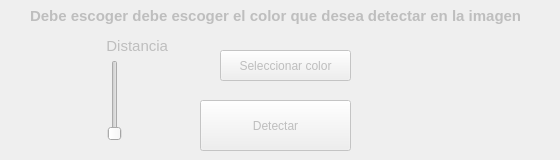
    <widget class="QWidget" name="tab_5">
     <property name="enabled">
      <bool>false</bool>
     </property>
     <attribute name="title">
      <string>Detectar Color</string>
     </attribute>
     <widget class="QPushButton" name="pushButton_12">
      <property name="geometry">
       <rect>
        <x>200</x>
        <y>100</y>
        <width>151</width>
        <height>51</height>
       </rect>
      </property>
      <property name="text">
       <string>Detectar</string>
      </property>
     </widget>
     <widget class="QPushButton" name="pushButton_6">
      <property name="geometry">
       <rect>
        <x>220</x>
        <y>50</y>
        <width>131</width>
        <height>31</height>
       </rect>
      </property>
      <property name="text">
       <string>Seleccionar color</string>
      </property>
     </widget>
     <widget class="QLabel" name="label_4">
      <property name="geometry">
       <rect>
        <x>30</x>
        <y>0</y>
        <width>521</width>
        <height>31</height>
       </rect>
      </property>
      <property name="minimumSize">
       <size>
        <width>301</width>
        <height>0</height>
       </size>
      </property>
      <property name="font">
       <font>
        <pointsize>11</pointsize>
        <weight>75</weight>
        <bold>true</bold>
       </font>
      </property>
      <property name="text">
       <string>Debe escoger debe escoger el color que desea detectar en la imagen</string>
      </property>
     </widget>
     <widget class="QSlider" name="verticalSlider">
      <property name="geometry">
       <rect>
        <x>100</x>
        <y>60</y>
        <width>29</width>
        <height>81</height>
       </rect>
      </property>
      <property name="maximum">
       <number>255</number>
      </property>
      <property name="orientation">
       <enum>Qt::Vertical</enum>
      </property>
     </widget>
     <widget class="QLabel" name="label_5">
      <property name="geometry">
       <rect>
        <x>-10</x>
        <y>30</y>
        <width>301</width>
        <height>31</height>
       </rect>
      </property>
      <property name="minimumSize">
       <size>
        <width>301</width>
        <height>0</height>
       </size>
      </property>
      <property name="font">
       <font>
        <pointsize>11</pointsize>
        <weight>50</weight>
        <bold>false</bold>
       </font>
      </property>
      <property name="text">
       <string>                            Distancia</string>
      </property>
     </widget>
     <zorder>pushButton_6</zorder>
     <zorder>label_4</zorder>
     <zorder>verticalSlider</zorder>
     <zorder>label_5</zorder>
     <zorder>pushButton_12</zorder>
    </widget>
